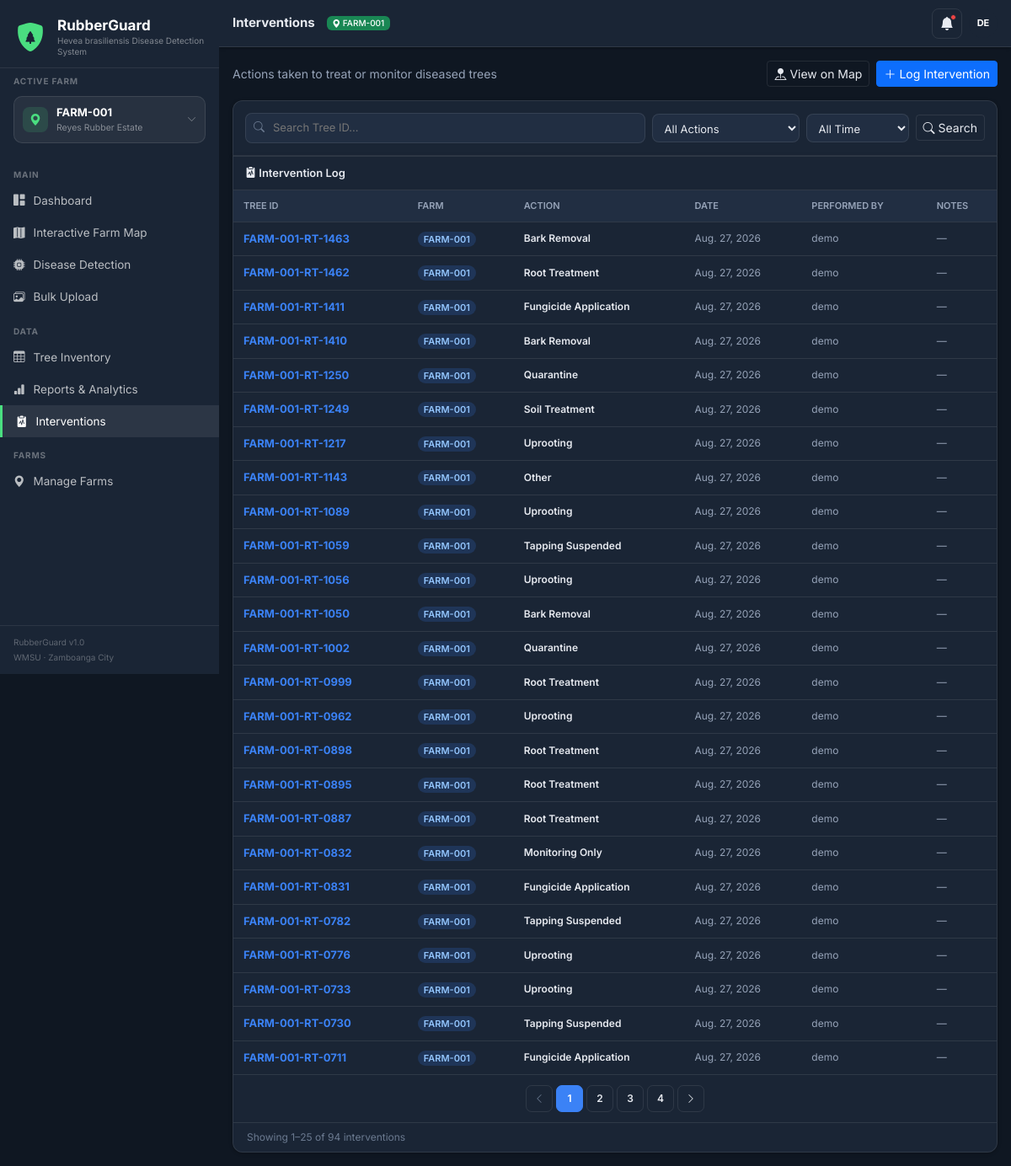
Page /interventions/ (signed in) on the committed database.
### farmmap/models.py (models this page shows, shortened)
class Farm(models.Model):
    owner = models.ForeignKey(User, on_delete=models.CASCADE, related_name="farms")
    farm_id = models.CharField(max_length=20)
    name = models.CharField(max_length=100)
    owner_name = models.CharField(max_length=100)
    region = models.CharField(max_length=100, blank=True)
    province = models.CharField(max_length=100, blank=True)
    city_municipality = models.CharField(max_length=100, blank=True)
    barangay = models.CharField(max_length=100, blank=True)
    location = models.CharField(max_length=200, blank=True)
    center_lat = models.FloatField(default=6.9214)
    center_lng = models.FloatField(default=122.0790)
    boundary_radius_m = models.PositiveIntegerField(default=300)
    created_at = models.DateTimeField(auto_now_add=True)
    class Meta:
        unique_together = ("owner", "farm_id")

class Intervention(models.Model):
    ACTION_CHOICES = [
        ("Fungicide Application", "Fungicide Application"),
        ("Bark Removal", "Bark Removal"),
        ("Root Treatment", "Root Treatment"),
        ("Uprooting", "Uprooting"),
        ("Quarantine", "Quarantine"),
        ("Soil Treatment", "Soil Treatment"),
        ("Tapping Suspended", "Tapping Suspended"),
        ("Monitoring Only", "Monitoring Only"),
        ("Other", "Other"),
    ]
    tree = models.ForeignKey(RubberTree, on_delete=models.CASCADE, related_name="interventions")
    performed_by = models.ForeignKey(User, on_delete=models.SET_NULL, null=True, related_name="interventions")
    action = models.CharField(max_length=40, choices=ACTION_CHOICES, default="Other")
    date_performed = models.DateField()
    notes = models.TextField(blank=True)
    created_at = models.DateTimeField(auto_now_add=True)
    class Meta:
        ordering = ["-date_performed"]

class RubberTree(models.Model):
    ROOT_CONDITION_CHOICES = [
        ("Healthy Roots", "Healthy Roots"),
        ("Exposed Roots Detected", "Exposed Roots Detected"),
    ]
    farm = models.ForeignKey(Farm, on_delete=models.CASCADE, related_name="trees")
    tree_id = models.CharField(max_length=40, unique=True)
    lat = models.FloatField()
    lng = models.FloatField()
    disease = models.CharField(max_length=50, choices=get_disease_choices, default="Healthy")
    confidence = models.FloatField(default=0.0)
    root_condition = models.CharField(max_length=30, choices=ROOT_CONDITION_CHOICES, blank=True)
    root_image = models.ImageField(upload_to="scans/roots/%Y/%m/", blank=True, null=True)
    trunk_image = models.ImageField(upload_to="scans/trunks/%Y/%m/", blank=True, null=True)
    severity_score = models.FloatField(default=0.0, blank=True)
    date_scanned = models.DateField()
    captured_at = models.DateTimeField(null=True, blank=True)
    recommended_action = models.TextField(blank=True)
    notes = models.TextField(blank=True)

### farmmap/views.py (the view)
# urls.py: path('interventions/', views.interventions_log, name='interventions_log'),
@login_required
def interventions_log(request):
    farm = _get_farm_or_none(request)
    qs = Intervention.objects.select_related("tree", "tree__farm", "performed_by").filter(
        tree__farm__owner=request.user
    )
    if farm:
        qs = qs.filter(tree__farm=farm)
    search_q = request.GET.get("q", "").strip()
    action_filter = request.GET.get("action", "").strip()
    farm_filter = request.GET.get("farm", "").strip()
    range_filter = request.GET.get("range", "").strip()
    if search_q:
        qs = qs.filter(tree__tree_id__icontains=search_q)
    if action_filter:
        qs = qs.filter(action=action_filter)
    if farm_filter:
        qs = qs.filter(tree__farm__farm_id=farm_filter)
    qs = _apply_range_filter(qs, range_filter, "date_performed")
    qs = qs.order_by("-date_performed", "-created_at")
    paginator = Paginator(qs, 25)
    page_number = request.GET.get("page", 1)
    interventions_page = paginator.get_page(page_number)
    CHECKLIST_TREE_LIMIT = 300
    farm_trees = {}
    for f in Farm.objects.filter(owner=request.user):
        farm_trees[str(f.pk)] = [
            {"tree_id": t.tree_id, "disease": t.disease}
            for t in f.trees.order_by("tree_id")[:CHECKLIST_TREE_LIMIT]
        ]
    ctx = _base_context(request, farm)
    ctx.update({
        "page": "interventions",
        "interventions": interventions_page,
        "farm_trees_json": json.dumps(farm_trees),
        "search_q": search_q, "action_filter": action_filter,
        "farm_filter": farm_filter, "range_filter": range_filter,
        "action_choices": Intervention.ACTION_CHOICES,
    })
    return render(request, "interventions_log.html", ctx)

### farmmap/context_processors.py (called while the page is built)
def static_version(request):
    return {"STATIC_VERSION": settings.STATIC_VERSION}

### farmmap/models.py (called while the page is built)
def get_disease_lookup():
    lookup = cache.get(_DISEASE_CACHE_KEY)
    if lookup is None:
        lookup = {d.name: d for d in DiseaseClass.objects.all()}
        cache.set(_DISEASE_CACHE_KEY, lookup, timeout=None)
    return lookup

    def enabled_diseases(self):
        return [
            d.name for d in get_disease_lookup().values()
            if not d.is_healthy and d.name not in self.notify_muted_diseases
        ]

### farmmap/views.py (called while the page is built, shortened)
def _humanize_days_ago(days):
    if days <= 0:
        return "Today"

def _get_farm_or_none(request):
    farm_id = request.session.get("selected_farm_id")
    if farm_id:
        return Farm.objects.filter(pk=farm_id, owner=request.user).first()
    return None

def _apply_range_filter(qs, range_param, date_field):
    days = RANGE_FILTER_DAYS.get(range_param)
    if not days:
        return qs
    since = timezone.now().date() - datetime.timedelta(days=days)
    return qs.filter(**{f"{date_field}__gte": since})

def _base_context(request, farm=None):
    all_farms = Farm.objects.filter(owner=request.user).order_by("farm_id")
    return {
        "notifications": _build_notifications(request),
        "all_farms": all_farms,
        "selected_farm": farm,
    }

### templates/interventions_log.html (shortened to what this page needs)
{% extends "base.html" %}
{% block page_title %}Interventions{% endblock %}
{% block content %}
<div class="d-flex justify-content-between align-items-center mb-3 flex-wrap gap-2">
  <div class="text-muted small">Actions taken to treat or monitor diseased trees</div>
  <div class="d-flex gap-2">
    <a href="{% url 'interventions_map' %}" class="btn btn-sm btn-outline-secondary">
      <i class="bi bi-pin-map-fill"></i> View on Map
    </a>
    <button type="button" class="btn btn-sm btn-primary" data-bs-toggle="modal" data-bs-target="#logInterventionModal">
      <i class="bi bi-plus-lg"></i> Log Intervention
    </button>
  </div>
</div>
<div class="card-rg mb-0" style="border-bottom-left-radius:0;border-bottom-right-radius:0;">
  <form method="GET" class="card-body-rg d-flex flex-wrap gap-2 align-items-center">
    <div class="search-wrap">
      <i class="bi bi-search"></i>
      <input type="text" name="q" value="{{ search_q }}" class="form-control-rg" placeholder="Search Tree ID…">
    </div>
    <select name="action" class="select-filter-rg" onchange="this.form.submit()">
      <option value="">All Actions</option>
    </select>
    <select name="range" class="select-filter-rg" onchange="this.form.submit()">
      <option value="">All Time</option>
    </select>
    <button type="submit" class="btn btn-sm btn-outline-secondary"><i class="bi bi-search"></i> Search</button>
  </form>
</div>
<div class="card-rg" style="border-top-left-radius:0;border-top-right-radius:0;">
  <div class="card-header-rg"><i class="bi bi-clipboard2-pulse-fill"></i> Intervention Log</div>
  <div class="table-responsive-rg">
    <table class="table-rg">
      <thead>
        <tr>
          <th>TREE ID</th>
          <th>FARM</th>
          <th>ACTION</th>
          <th>DATE</th>
          <th>PERFORMED BY</th>
          <th>NOTES</th>
        </tr>
      </thead>
      <tbody>
        {% for iv in interventions %}
        <tr>
          <td><a href="{% url 'tree_details' iv.tree.tree_id %}" class="fw-bold text-decoration-none" style="color:var(--primary);">{{ iv.tree.tree_id }}</a></td>
          <td><span class="badge-farm">{{ iv.tree.farm.farm_id }}</span></td>
          <td class="fw-semibold" style="font-size:12px;">{{ iv.action }}</td>
          <td class="text-muted" style="font-size:12px;">{{ iv.date_performed }}</td>
          <td class="text-muted" style="font-size:12px;">{{ iv.performed_by.username|default:"—" }}</td>
          <td class="text-muted" style="font-size:12px;">{{ iv.notes|truncatechars:50|default:"—" }}</td>
        </tr>
        {% empty %}
        <tr><td colspan="6" class="text-center text-muted py-4">No interventions logged yet. Click "Log Intervention" to record one.</td></tr>
        {% endfor %}
      </tbody>
    </table>
  </div>
  {% if interventions.paginator.num_pages > 1 %}
  <div class="pagination-rg border-top">
    {% with base_qs="q="|add:search_q|add:"&action="|add:action_filter|add:"&farm="|add:farm_filter|add:"&range="|add:range_filter %}
    {% if interventions.has_previous %}
      <a href="?{{ base_qs }}&page={{ interventions.previous_page_number }}"><i class="bi bi-chevron-left"></i></a>
    {% else %}
      <span class="disabled"><i class="bi bi-chevron-left"></i></span>
    {% endif %}
    {% for num in interventions.paginator.page_range %}
      {% if num == interventions.number %}
        <span class="active">{{ num }}</span>
      {% elif num == 1 or num == interventions.paginator.num_pages or num|add:"-3" < interventions.number and num|add:"3" > interventions.number %}
        <a href="?{{ base_qs }}&page={{ num }}">{{ num }}</a>
      {% elif num == 2 or num == interventions.paginator.num_pages|add:"-1" %}
        <span class="ellipsis">…</span>
      {% endif %}
    {% endfor %}
    {% if interventions.has_next %}
      <a href="?{{ base_qs }}&page={{ interventions.next_page_number }}"><i class="bi bi-chevron-right"></i></a>
    {% else %}
      <span class="disabled"><i class="bi bi-chevron-right"></i></span>
    {% endif %}
    {% endwith %}
  </div>
  {% endif %}
  <div class="px-3 py-2 border-top" style="font-size:12px;color:var(--text-faint);">
    Showing {{ interventions.start_index }}–{{ interventions.end_index }} of {{ interventions.paginator.count }} interventions
  </div>
</div>
{% endblock %}
{% block extra_scripts %}
{% load static %}
{% endblock %}

### templates/base.html (shortened to what this page needs)
<!DOCTYPE html>
<html lang="en">
<head>
  <link href="https://cdn.jsdelivr.net/npm/bootstrap@5.3.2/dist/css/bootstrap.min.css" rel="stylesheet">
  <link href="https://cdn.jsdelivr.net/npm/bootstrap-icons@1.11.3/font/bootstrap-icons.css" rel="stylesheet">
  <link href="https://unpkg.com/leaflet@1.9.4/dist/leaflet.css" rel="stylesheet">
  {% load static %}
  <link href="{% static 'css/style.css' %}?v={{ STATIC_VERSION }}" rel="stylesheet">
</head>
<body>
<nav id="sidebar">
  <div class="sidebar-brand">
    <div class="brand-row">
      <div class="brand-icon">
        <i class="bi bi-shield-fill"></i>
        <i class="bi bi-tree-fill brand-icon-tree"></i>
      </div>
      <div class="brand-title-group">
        <div class="brand-title">RubberGuard</div>
        <div class="brand-sub">Hevea brasiliensis Disease Detection System</div>
      </div>
    </div>
  </div>
  <div class="px-3 pb-2 pt-2">
    <div class="nav-section-label mb-1" style="padding:0 0 6px;">Active Farm</div>
    <div class="dropdown farm-selector">
      <button class="farm-selector-btn" type="button" data-bs-toggle="dropdown" aria-expanded="false">
        <span class="farm-selector-icon">
          <i class="bi bi-geo-alt-fill"></i>
        </span>
        <span class="farm-selector-text">
          {% if selected_farm %}
          <span class="farm-selector-name">{{ selected_farm.farm_id }}</span>
          <span class="farm-selector-sub">{{ selected_farm.name }}</span>
          {% else %}
          <span class="farm-selector-name">All Farms</span>
          <span class="farm-selector-sub">Viewing combined data</span>
          {% endif %}
        </span>
        <i class="bi bi-chevron-down farm-selector-caret"></i>
      </button>
    </div>
  </div>
  <div class="sidebar-nav">
    <div class="nav-section-label">Main</div>
    <div class="nav-item">
      <a href="{% url 'dashboard' %}" class="nav-link {% if page == 'dashboard' %}active{% endif %}" title="Dashboard">
        <i class="bi bi-grid-1x2-fill"></i> <span>Dashboard</span>
      </a>
    </div>
    <div class="nav-item">
      <a href="{% url 'farm_map' %}" class="nav-link {% if page == 'farm_map' %}active{% endif %}" title="Interactive Farm Map">
        <i class="bi bi-map-fill"></i> <span>Interactive Farm Map</span>
      </a>
    </div>
    <div class="nav-item">
      <a href="{% url 'disease_detection' %}" class="nav-link {% if page == 'disease_detection' %}active{% endif %}" title="Disease Detection">
        <i class="bi bi-cpu-fill"></i> <span>Disease Detection</span>
      </a>
    </div>
    <div class="nav-item">
      <a href="{% url 'bulk_upload' %}" class="nav-link {% if page == 'bulk_upload' %}active{% endif %}" title="Bulk Upload">
        <i class="bi bi-images"></i> <span>Bulk Upload</span>
      </a>
    </div>
    <div class="nav-section-label">Data</div>
    <div class="nav-item">
      <a href="{% url 'tree_inventory' %}" class="nav-link {% if page == 'tree_inventory' %}active{% endif %}" title="Tree Inventory">
        <i class="bi bi-table"></i> <span>Tree Inventory</span>
      </a>
    </div>
    <div class="nav-item">
      <a href="{% url 'reports' %}" class="nav-link {% if page == 'reports' %}active{% endif %}" title="Reports & Analytics">
        <i class="bi bi-bar-chart-fill"></i> <span>Reports &amp; Analytics</span>
      </a>
    </div>
    <div class="nav-item">
      <a href="{% url 'interventions_log' %}" class="nav-link {% if page == 'interventions' %}active{% endif %}" title="Interventions">
        <i class="bi bi-clipboard2-pulse-fill"></i> <span>Interventions</span>
      </a>
    </div>
    <div class="nav-section-label">Farms</div>
    <div class="nav-item">
      <a href="{% url 'farm_list' %}" class="nav-link {% if page == 'farm_list' %}active{% endif %}" title="Manage Farms">
        <i class="bi bi-geo-alt-fill"></i> <span>Manage Farms</span>
      </a>
    </div>
  </div>
  <div class="sidebar-footer">
    <div>RubberGuard v1.0</div>
    <div style="margin-top:3px;">WMSU · Zamboanga City</div>
  </div>
</nav>
<div id="main-wrapper">
  <header id="topbar">
    <div class="topbar-left">
      <span class="page-title">{% block page_title %}RubberGuard{% endblock %}</span>
      {% if selected_farm %}
      <span class="badge bg-success ms-1" style="font-size:10px;font-weight:500;">
        <i class="bi bi-geo-alt-fill"></i> {{ selected_farm.farm_id }}
      </span>
      {% else %}
      <span class="badge bg-secondary ms-1" style="font-size:10px;">All Farms</span>
      {% endif %}
    </div>
    <div class="topbar-right">
      <div class="dropdown">
        <button class="topbar-btn" data-bs-toggle="dropdown" aria-label="Notifications">
          <i class="bi bi-bell-fill"></i>
          {% if notifications %}<span class="badge-dot"></span>{% endif %}
        </button>
      </div>
      <div class="dropdown">
        <div class="avatar" data-bs-toggle="dropdown">{{ user.username|slice:":2"|upper }}</div>
      </div>
    </div>
  </header>
  <main id="content">
    {% block content %}{% endblock %}
  </main>
</div>
{% load static %}
</body>
</html>

### rows in the picture
Farm: farm_id "FARM-001", name "Reyes Rubber Estate"
Intervention: tree.tree_id "FARM-001-RT-1463", tree.farm.farm_id "FARM-001", action "Bark Removal", date_performed "Aug. 27, 2026", performed_by.username "demo", notes "—"
Intervention: tree.tree_id "FARM-001-RT-1462", tree.farm.farm_id "FARM-001", action "Root Treatment", date_performed "Aug. 27, 2026", performed_by.username "demo", notes "—"
Intervention: tree.tree_id "FARM-001-RT-1411", tree.farm.farm_id "FARM-001", action "Fungicide Application", date_performed "Aug. 27, 2026", performed_by.username "demo", notes "—"
Intervention: tree.tree_id "FARM-001-RT-1410", tree.farm.farm_id "FARM-001", action "Bark Removal", date_performed "Aug. 27, 2026", performed_by.username "demo", notes "—"
Intervention: tree.tree_id "FARM-001-RT-1250", tree.farm.farm_id "FARM-001", action "Quarantine", date_performed "Aug. 27, 2026", performed_by.username "demo", notes "—"
Intervention: tree.tree_id "FARM-001-RT-1249", tree.farm.farm_id "FARM-001", action "Soil Treatment", date_performed "Aug. 27, 2026", performed_by.username "demo", notes "—"
Intervention: tree.tree_id "FARM-001-RT-1217", tree.farm.farm_id "FARM-001", action "Uprooting", date_performed "Aug. 27, 2026", performed_by.username "demo", notes "—"
Intervention: tree.tree_id "FARM-001-RT-1143", tree.farm.farm_id "FARM-001", action "Other", date_performed "Aug. 27, 2026", performed_by.username "demo", notes "—"
Intervention: tree.tree_id "FARM-001-RT-1089", tree.farm.farm_id "FARM-001", action "Uprooting", date_performed "Aug. 27, 2026", performed_by.username "demo", notes "—"
Intervention: tree.tree_id "FARM-001-RT-1059", tree.farm.farm_id "FARM-001", action "Tapping Suspended", date_performed "Aug. 27, 2026", performed_by.username "demo", notes "—"
Intervention: tree.tree_id "FARM-001-RT-1056", tree.farm.farm_id "FARM-001", action "Uprooting", date_performed "Aug. 27, 2026", performed_by.username "demo", notes "—"
Intervention: tree.tree_id "FARM-001-RT-1050", tree.farm.farm_id "FARM-001", action "Bark Removal", date_performed "Aug. 27, 2026", performed_by.username "demo", notes "—"
Intervention: tree.tree_id "FARM-001-RT-1002", tree.farm.farm_id "FARM-001", action "Quarantine", date_performed "Aug. 27, 2026", performed_by.username "demo", notes "—"
Intervention: tree.tree_id "FARM-001-RT-0999", tree.farm.farm_id "FARM-001", action "Root Treatment", date_performed "Aug. 27, 2026", performed_by.username "demo", notes "—"
Intervention: tree.tree_id "FARM-001-RT-0962", tree.farm.farm_id "FARM-001", action "Uprooting", date_performed "Aug. 27, 2026", performed_by.username "demo", notes "—"
Intervention: tree.tree_id "FARM-001-RT-0898", tree.farm.farm_id "FARM-001", action "Root Treatment", date_performed "Aug. 27, 2026", performed_by.username "demo", notes "—"
Intervention: tree.tree_id "FARM-001-RT-0895", tree.farm.farm_id "FARM-001", action "Root Treatment", date_performed "Aug. 27, 2026", performed_by.username "demo", notes "—"
Intervention: tree.tree_id "FARM-001-RT-0887", tree.farm.farm_id "FARM-001", action "Root Treatment", date_performed "Aug. 27, 2026", performed_by.username "demo", notes "—"
Intervention: tree.tree_id "FARM-001-RT-0832", tree.farm.farm_id "FARM-001", action "Monitoring Only", date_performed "Aug. 27, 2026", performed_by.username "demo", notes "—"
Intervention: tree.tree_id "FARM-001-RT-0831", tree.farm.farm_id "FARM-001", action "Fungicide Application", date_performed "Aug. 27, 2026", performed_by.username "demo", notes "—"
Intervention: tree.tree_id "FARM-001-RT-0782", tree.farm.farm_id "FARM-001", action "Tapping Suspended", date_performed "Aug. 27, 2026", performed_by.username "demo", notes "—"
Intervention: tree.tree_id "FARM-001-RT-0776", tree.farm.farm_id "FARM-001", action "Uprooting", date_performed "Aug. 27, 2026", performed_by.username "demo", notes "—"
Intervention: tree.tree_id "FARM-001-RT-0733", tree.farm.farm_id "FARM-001", action "Uprooting", date_performed "Aug. 27, 2026", performed_by.username "demo", notes "—"
Intervention: tree.tree_id "FARM-001-RT-0730", tree.farm.farm_id "FARM-001", action "Tapping Suspended", date_performed "Aug. 27, 2026", performed_by.username "demo", notes "—"
Intervention: tree.tree_id "FARM-001-RT-0711", tree.farm.farm_id "FARM-001", action "Fungicide Application", date_performed "Aug. 27, 2026", performed_by.username "demo", notes "—"

### other values in the picture
{{ user.username|slice:":2"|upper }} "DE"
{{ num }} "1"
{{ num }} "2" "3" "4"
{{ interventions.start_index }} "1"
{{ interventions.end_index }} "25"
{{ interventions.paginator.count }} "94"
